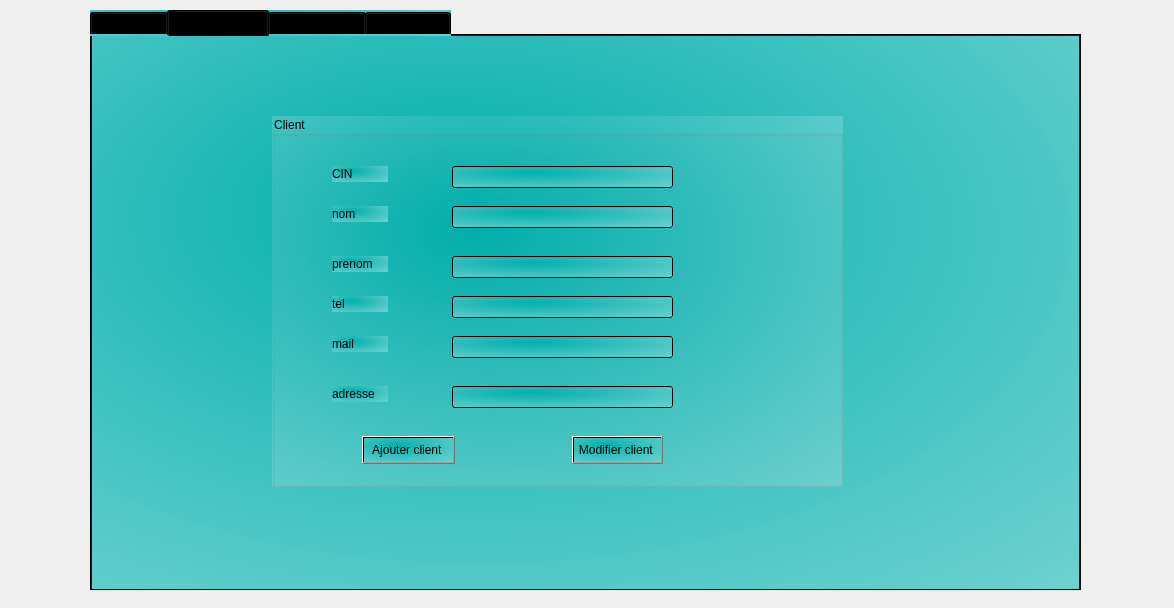
<?xml version="1.0" encoding="UTF-8"?>
<ui version="4.0">
 <class>gestionclient</class>
 <widget class="QDialog" name="gestionclient">
  <property name="geometry">
   <rect>
    <x>0</x>
    <y>0</y>
    <width>1174</width>
    <height>608</height>
   </rect>
  </property>
  <property name="windowTitle">
   <string>Dialog</string>
  </property>
  <widget class="QTabWidget" name="afficherclient">
   <property name="geometry">
    <rect>
     <x>90</x>
     <y>10</y>
     <width>991</width>
     <height>581</height>
    </rect>
   </property>
   <property name="styleSheet">
    <string notr="true">background-color: qradialgradient(spread:pad, cx:0.5, cy:0.5, radius:2, fx:0.348, fy:0.295455, stop:0 rgba(0, 175, 172, 248), stop:1 rgba(255, 255, 255, 255));
</string>
   </property>
   <property name="currentIndex">
    <number>1</number>
   </property>
   <property name="usesScrollButtons">
    <bool>true</bool>
   </property>
   <widget class="QWidget" name="tab_2">
    <attribute name="title">
     <string>S'identfier</string>
    </attribute>
    <widget class="QPushButton" name="pushButton">
     <property name="geometry">
      <rect>
       <x>380</x>
       <y>340</y>
       <width>181</width>
       <height>28</height>
      </rect>
     </property>
     <property name="text">
      <string>Se connecter </string>
     </property>
    </widget>
    <widget class="QLabel" name="label_3">
     <property name="geometry">
      <rect>
       <x>280</x>
       <y>200</y>
       <width>81</width>
       <height>20</height>
      </rect>
     </property>
     <property name="text">
      <string>CIN</string>
     </property>
    </widget>
    <widget class="QLabel" name="label_4">
     <property name="geometry">
      <rect>
       <x>270</x>
       <y>260</y>
       <width>91</width>
       <height>16</height>
      </rect>
     </property>
     <property name="text">
      <string>Mot de passe</string>
     </property>
    </widget>
    <widget class="QLineEdit" name="lineEdit">
     <property name="geometry">
      <rect>
       <x>400</x>
       <y>200</y>
       <width>181</width>
       <height>22</height>
      </rect>
     </property>
    </widget>
    <widget class="QLineEdit" name="lineEdit_2">
     <property name="geometry">
      <rect>
       <x>400</x>
       <y>260</y>
       <width>181</width>
       <height>22</height>
      </rect>
     </property>
    </widget>
   </widget>
   <widget class="QWidget" name="tab_3">
    <attribute name="title">
     <string>Gestion Client</string>
    </attribute>
    <widget class="QGroupBox" name="groupBox_7">
     <property name="geometry">
      <rect>
       <x>180</x>
       <y>80</y>
       <width>571</width>
       <height>371</height>
      </rect>
     </property>
     <property name="title">
      <string>Client</string>
     </property>
     <widget class="QLineEdit" name="le_mail">
      <property name="geometry">
       <rect>
        <x>180</x>
        <y>220</y>
        <width>221</width>
        <height>22</height>
       </rect>
      </property>
     </widget>
     <widget class="QLabel" name="label_11">
      <property name="geometry">
       <rect>
        <x>60</x>
        <y>220</y>
        <width>56</width>
        <height>16</height>
       </rect>
      </property>
      <property name="text">
       <string>mail</string>
      </property>
     </widget>
     <widget class="QLineEdit" name="le_CIN">
      <property name="geometry">
       <rect>
        <x>180</x>
        <y>50</y>
        <width>221</width>
        <height>22</height>
       </rect>
      </property>
     </widget>
     <widget class="QLineEdit" name="le_prenom">
      <property name="geometry">
       <rect>
        <x>180</x>
        <y>140</y>
        <width>221</width>
        <height>22</height>
       </rect>
      </property>
     </widget>
     <widget class="QLineEdit" name="le_nom">
      <property name="geometry">
       <rect>
        <x>180</x>
        <y>90</y>
        <width>221</width>
        <height>22</height>
       </rect>
      </property>
     </widget>
     <widget class="QLabel" name="label_12">
      <property name="geometry">
       <rect>
        <x>60</x>
        <y>90</y>
        <width>56</width>
        <height>16</height>
       </rect>
      </property>
      <property name="text">
       <string>nom</string>
      </property>
     </widget>
     <widget class="QLabel" name="pb_ajouter_2">
      <property name="geometry">
       <rect>
        <x>60</x>
        <y>50</y>
        <width>56</width>
        <height>16</height>
       </rect>
      </property>
      <property name="text">
       <string>CIN</string>
      </property>
     </widget>
     <widget class="QLabel" name="label_14">
      <property name="geometry">
       <rect>
        <x>60</x>
        <y>140</y>
        <width>56</width>
        <height>16</height>
       </rect>
      </property>
      <property name="text">
       <string>prenom</string>
      </property>
     </widget>
     <widget class="QPushButton" name="pb_ajouter">
      <property name="geometry">
       <rect>
        <x>90</x>
        <y>320</y>
        <width>93</width>
        <height>28</height>
       </rect>
      </property>
      <property name="text">
       <string>Ajouter client </string>
      </property>
     </widget>
     <widget class="QPushButton" name="pb_modifier">
      <property name="geometry">
       <rect>
        <x>300</x>
        <y>320</y>
        <width>91</width>
        <height>28</height>
       </rect>
      </property>
      <property name="text">
       <string>Modifier client </string>
      </property>
     </widget>
     <widget class="QLabel" name="label_15">
      <property name="geometry">
       <rect>
        <x>60</x>
        <y>270</y>
        <width>56</width>
        <height>16</height>
       </rect>
      </property>
      <property name="text">
       <string>adresse</string>
      </property>
     </widget>
     <widget class="QLineEdit" name="le_adresse">
      <property name="geometry">
       <rect>
        <x>180</x>
        <y>270</y>
        <width>221</width>
        <height>22</height>
       </rect>
      </property>
     </widget>
     <widget class="QLineEdit" name="le_tel">
      <property name="geometry">
       <rect>
        <x>180</x>
        <y>180</y>
        <width>221</width>
        <height>22</height>
       </rect>
      </property>
     </widget>
     <widget class="QLabel" name="label_2">
      <property name="geometry">
       <rect>
        <x>60</x>
        <y>180</y>
        <width>56</width>
        <height>16</height>
       </rect>
      </property>
      <property name="text">
       <string>tel</string>
      </property>
     </widget>
    </widget>
   </widget>
   <widget class="QWidget" name="tab">
    <attribute name="title">
     <string>Afficher client</string>
    </attribute>
    <widget class="QTableView" name="tab_clients">
     <property name="geometry">
      <rect>
       <x>40</x>
       <y>80</y>
       <width>901</width>
       <height>271</height>
      </rect>
     </property>
    </widget>
    <widget class="QLabel" name="label">
     <property name="geometry">
      <rect>
       <x>50</x>
       <y>40</y>
       <width>161</width>
       <height>16</height>
      </rect>
     </property>
     <property name="text">
      <string>voici la liste des clients :</string>
     </property>
    </widget>
    <widget class="QGroupBox" name="groupBox_5">
     <property name="geometry">
      <rect>
       <x>120</x>
       <y>390</y>
       <width>261</width>
       <height>131</height>
      </rect>
     </property>
     <property name="title">
      <string>Supprimer client</string>
     </property>
     <widget class="QPushButton" name="pb_supprimerr">
      <property name="geometry">
       <rect>
        <x>80</x>
        <y>80</y>
        <width>101</width>
        <height>28</height>
       </rect>
      </property>
      <property name="text">
       <string>Supprimer client</string>
      </property>
     </widget>
     <widget class="QLineEdit" name="le_CINsupp">
      <property name="geometry">
       <rect>
        <x>90</x>
        <y>40</y>
        <width>113</width>
        <height>22</height>
       </rect>
      </property>
     </widget>
     <widget class="QLabel" name="label_9">
      <property name="geometry">
       <rect>
        <x>20</x>
        <y>40</y>
        <width>56</width>
        <height>16</height>
       </rect>
      </property>
      <property name="text">
       <string>CIN</string>
      </property>
     </widget>
    </widget>
    <widget class="QGroupBox" name="groupBox_8">
     <property name="geometry">
      <rect>
       <x>530</x>
       <y>380</y>
       <width>301</width>
       <height>131</height>
      </rect>
     </property>
     <property name="title">
      <string>Options</string>
     </property>
     <widget class="QPushButton" name="pb_tri">
      <property name="geometry">
       <rect>
        <x>70</x>
        <y>40</y>
        <width>61</width>
        <height>28</height>
       </rect>
      </property>
      <property name="text">
       <string>Tri</string>
      </property>
     </widget>
     <widget class="QPushButton" name="pb_mail">
      <property name="geometry">
       <rect>
        <x>160</x>
        <y>40</y>
        <width>71</width>
        <height>28</height>
       </rect>
      </property>
      <property name="text">
       <string>Mailing</string>
      </property>
     </widget>
     <widget class="QPushButton" name="pb_imprimer">
      <property name="geometry">
       <rect>
        <x>160</x>
        <y>90</y>
        <width>101</width>
        <height>28</height>
       </rect>
      </property>
      <property name="text">
       <string>Imprimer Excel</string>
      </property>
     </widget>
    </widget>
   </widget>
   <widget class="QWidget" name="tab_4">
    <attribute name="title">
     <string>Statistiques</string>
    </attribute>
    <widget class="QLabel" name="label_16">
     <property name="geometry">
      <rect>
       <x>70</x>
       <y>160</y>
       <width>141</width>
       <height>16</height>
      </rect>
     </property>
     <property name="text">
      <string>le client le plus fidele :</string>
     </property>
    </widget>
    <widget class="QLineEdit" name="lineEdit_16">
     <property name="geometry">
      <rect>
       <x>250</x>
       <y>100</y>
       <width>541</width>
       <height>331</height>
      </rect>
     </property>
    </widget>
   </widget>
  </widget>
 </widget>
 <resources/>
 <connections/>
</ui>
